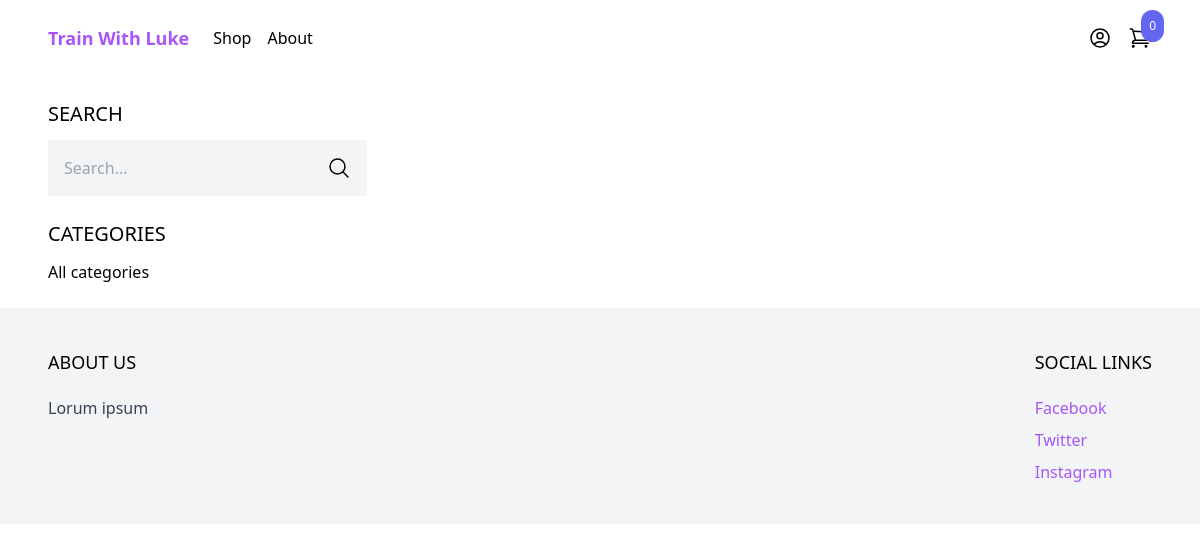
The page /shop/ on the database as committed earlier.
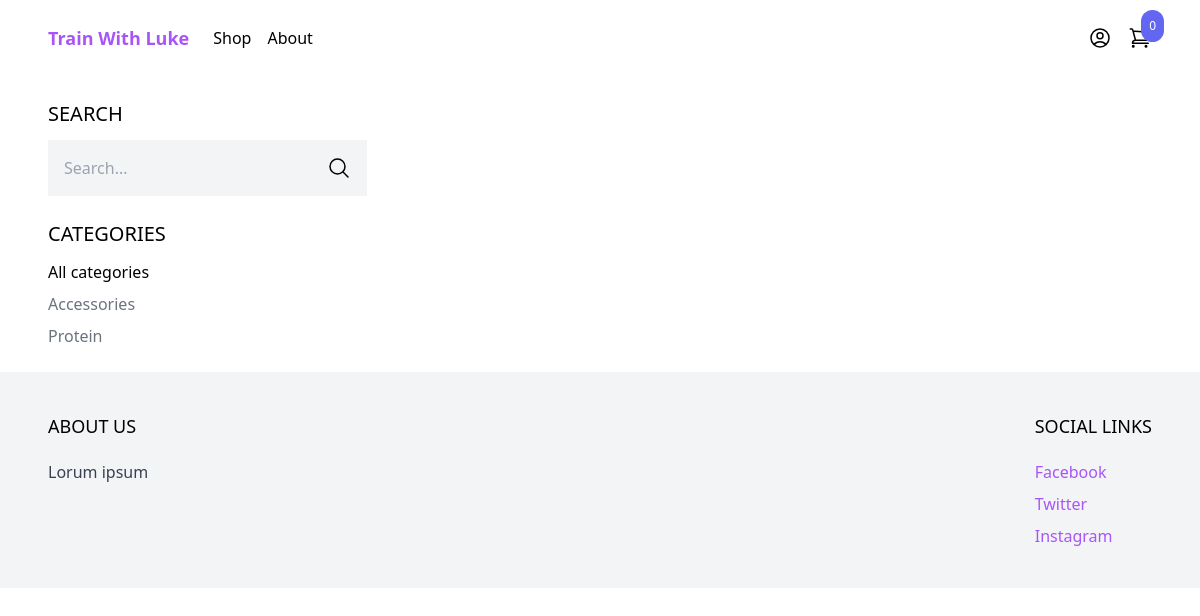
The same page on the database as committed later.
### product/models.py (models this page shows, shortened)
class Category(models.Model):
    name = models.CharField(max_length=255)
    slug = models.SlugField()
    class Meta:
        ordering = ('name',)

### core/views.py (the view)
# urls.py: path('shop/', shop, name='shop'),
def shop(request):
    categories = Category.objects.all()
    products = Product.objects.all()
    active_category = request.GET.get('category', '')
    if active_category:
        products = products.filter(category__slug=active_category)
    query = request.GET.get('query', '')
    if query:
        products = products.filter(Q(name__icontains=query) | Q(description__icontains=query))
    context = {
        'categories': categories,
        'products': products,
        'active_category': active_category,
    }
    return render(request, 'core/shop.html', context)

### cart/cart.py (called while the page is built)
    def __len__(self):
        return sum(item['quantity'] for item in self.cart.values())

### cart/context_processors.py (called while the page is built)
def cart(request):
    return {'cart': Cart(request)}

### core/templates/core/shop.html (shortened to what this page needs)
{% extends 'core/base.html' %}
{% block content %}
<div class="max-w-6xl mx-auto flex flex-wrap items-start py-6 px-6 xl:px-0">
    <div class="filters w-full lg:w-1/4">
        <h3 class="mb-3 text-xl uppercase">Search</h3>
        <form method="get" action=".">
            <div class="flex">
                <input type="text" name="query" class="p-4 bg-gray-100 bg-0" placeholder="Search...">
                <button class="p-4 bg-gray-100 border-0">
                    <svg xmlns="http://www.w3.org/2000/svg" fill="none" viewBox="0 0 24 24" stroke-width="1.5" stroke="currentColor" class="w-6 h-6">
                        <path stroke-linecap="round" stroke-linejoin="round" d="M21 21l-5.197-5.197m0 0A7.5 7.5 0 105.196 5.196a7.5 7.5 0 0010.607 10.607z" />
                      </svg>
                </button>
            </div>
        </form>
        <h3 class="mt-6 mb-3 text-xl uppercase">Categories</h3>
        <ul class="space-y-2">
            <li><a href="{% url 'shop' %}" class="{% url 'shop' %}?category={{ category.slug }}" class="{% if not active_category %}text-purple-500 {% else %} text-gray-500 {% endif %}">All categories</a></li>
            {% for category in categories%}
            <li><a href="{% url 'shop' %}?category={{ category.slug }}" class="{% if category.slug == active_category %}text-purple-500 {% else %} text-gray-500 {% endif %}">{{ category.name }}</a></li>
            {% endfor %}
        </ul>
    </div>
</div>
{% endblock %}

Rows that differ between the two databases and show on the page:
added Category: name "Accessories"
added Category: name "Protein"
